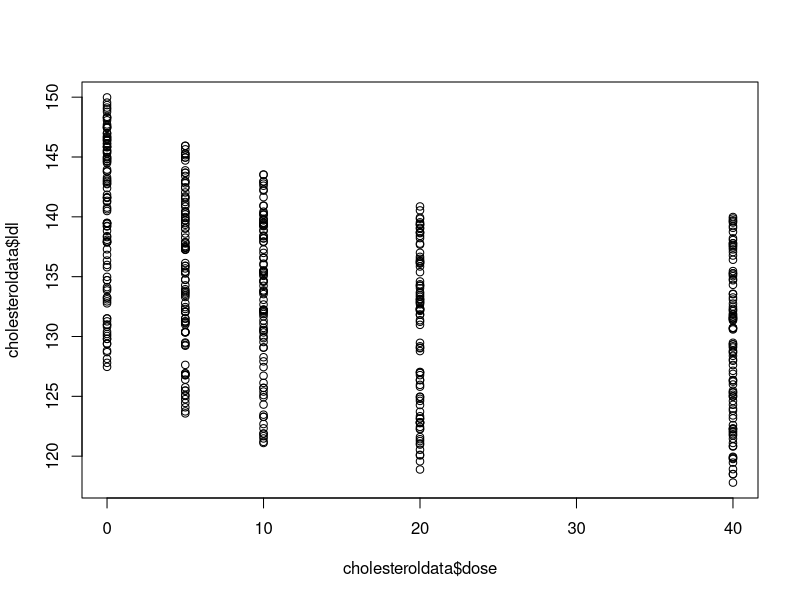
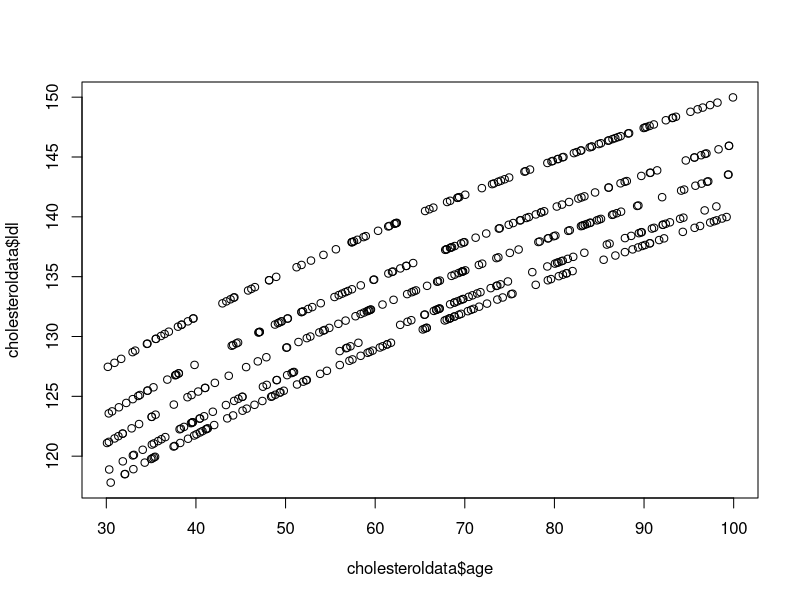
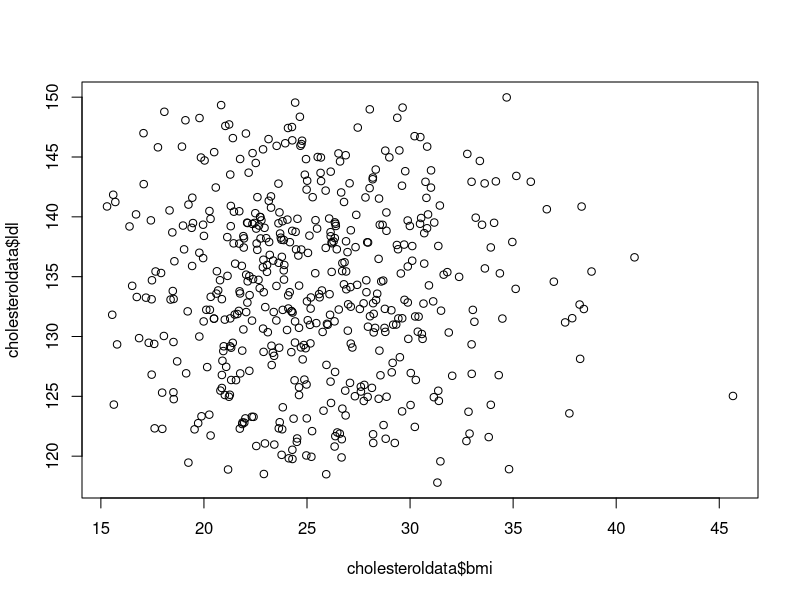
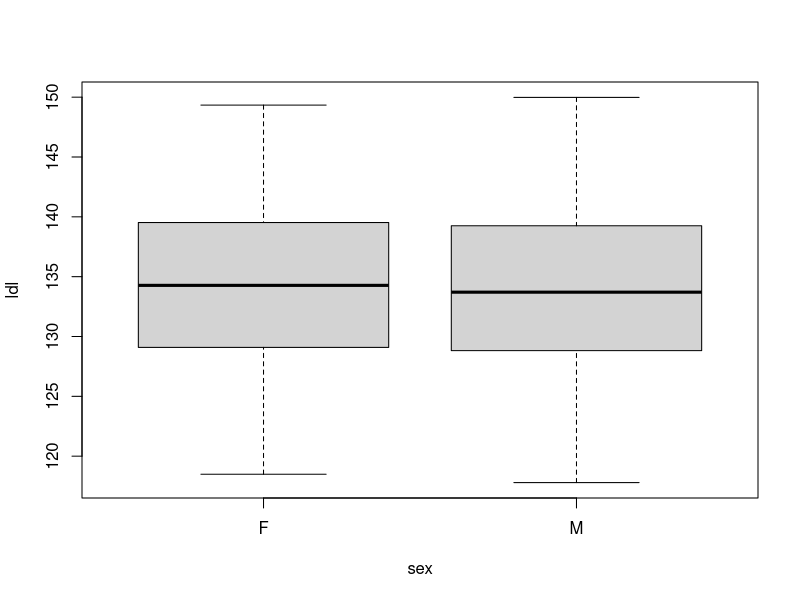
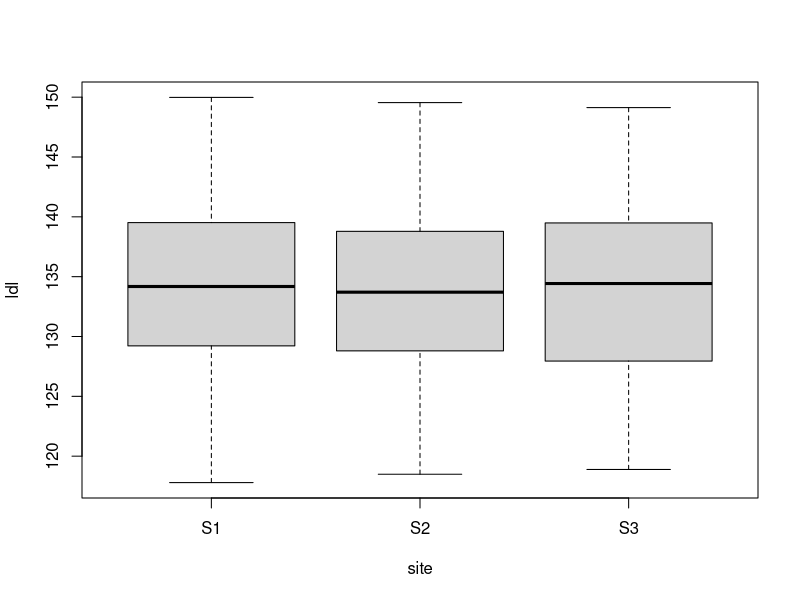
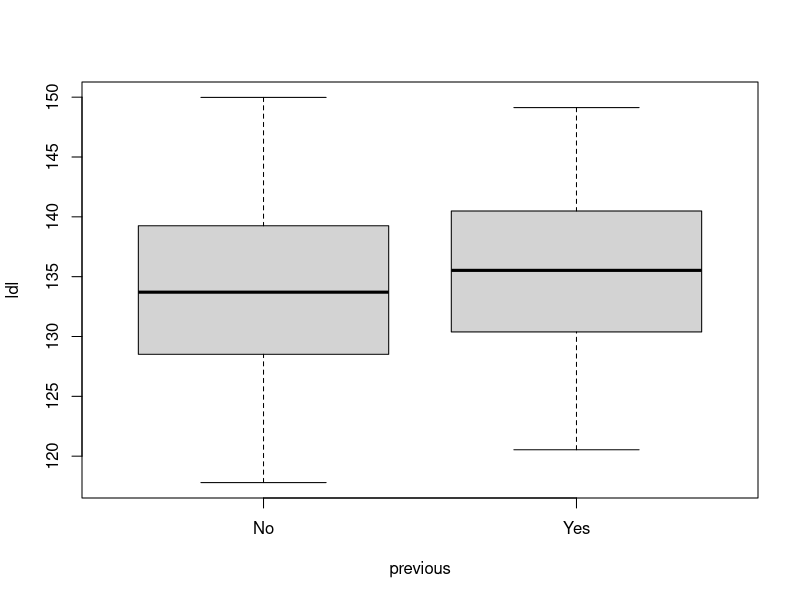

Here is the R script that generated these plots, in order: (Note: this script raises an error after producing the figures.)
# code that generates cholesterol data

## ---- packages --------
library('ggplot2')

## ---- settings --------
## General settings
set.seed(123) #for reproducibility
N = 500 #medium-sized dataset

## ---- datageneration --------
# patient ID, just a number
pid = 1:N
# dose comes in discrete units, we might treat it continuous
# include 0 to indicate some people are not treated
dose = sample(c(0,5,10,20,40),N,replace = TRUE)
# assume all individuals on statins are uniformly distributed between those ages
age = runif(N,min=30,max=100)
# BMI that seems somewhat close to population, log-normal because it needs to be positive
bmi = rlnorm(N,meanlog=log(25),sdlog=log(1.2))
# Sex, simply M/F assume not quite 50/50 distribution
sex = as.factor(ifelse(rbinom(N, size = 1, prob = 0.6),"M","F"))
# previous condition, code as Yes/No
previous = as.factor(ifelse(rbinom(N, size = 1, prob = 0.8),"No","Yes"))
# study site - an ID for 3 sites. Assume half at site 1, fewer at others
site = as.factor(sample(c("S1","S2","S3"),N, replace = TRUE, prob = c(0.5, 0.3, 0.2)))
# LDL cholesterol values
# assuming drug dose lowers ldl in a exponential/saturing manner, and ldl increases with squareroot of age
ldl = 100 - 10*(1-exp(-0.1*dose)) + 5*sqrt(age)
#stick it all into a data frame
cholesteroldata = data.frame(pid=pid,ldl=ldl,dose=dose,age=age,bmi=bmi,sex=sex,previous=previous,site=site)





## ---- showplots --------
plot(cholesteroldata$dose,cholesteroldata$ldl)
plot(cholesteroldata$age,cholesteroldata$ldl)
plot(cholesteroldata$bmi,cholesteroldata$ldl)
boxplot(ldl ~ sex, data = cholesteroldata)
boxplot(ldl ~ site, data = cholesteroldata)
boxplot(ldl ~ previous, data = cholesteroldata)



## ---- savesims --------
write.csv(cholesteroldata,file = here::here("data/cholesteroldata.csv"),row.names = FALSE)


